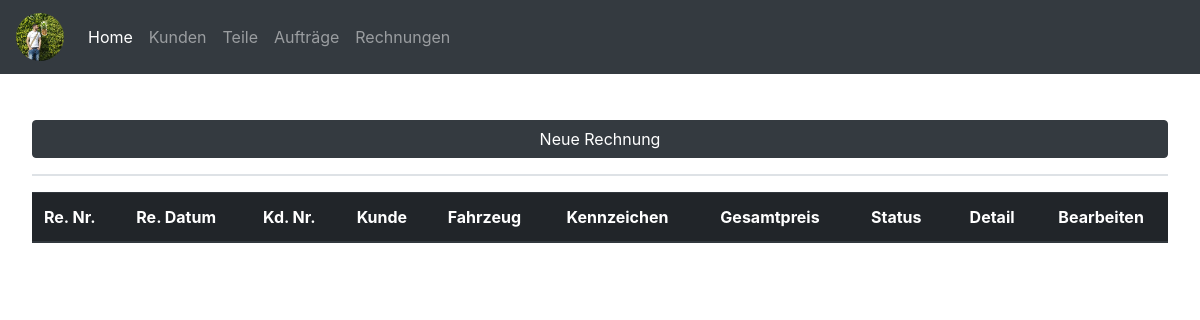
/invoice.php, run on an earlier commit of the app's database.
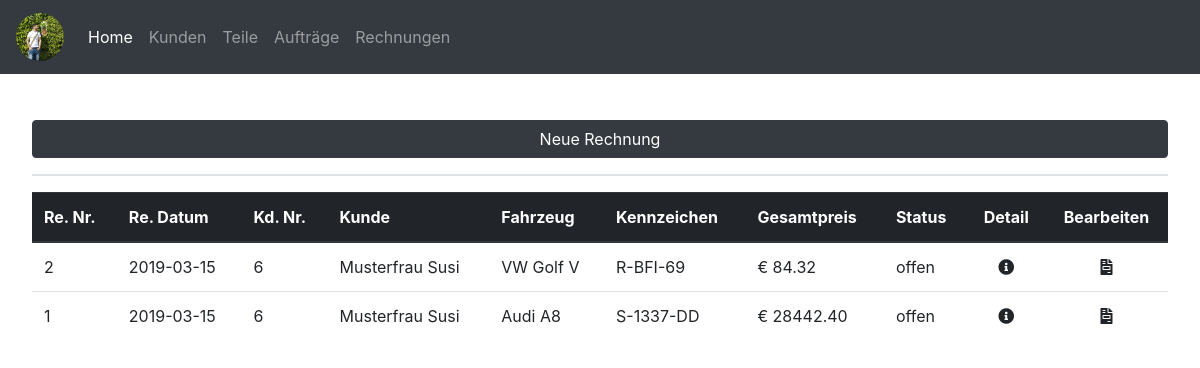
And on a later commit of the database.
### tables this page shows
CREATE TABLE `rechnung` (
  `rechnungid` int(11) NOT NULL,
  `repid` int(11) DEFAULT NULL,
  `rechnungsnummer` int(11) NOT NULL,
  `rechnungsdatum` date NOT NULL,
  `kundenid` int(11) NOT NULL,
  `fahrzeugid` int(11) NOT NULL,
  `summe` float NOT NULL,
  `status` varchar(20) NOT NULL
);

CREATE TABLE `kunde` (
  `kundennummer` int(10) NOT NULL,
  `anrede` varchar(15) NOT NULL,
  `titel` varchar(10) NOT NULL,
  `vorname` varchar(20) NOT NULL,
  `nachname` varchar(20) NOT NULL,
  `gebdat` date NOT NULL,
  `strasse` varchar(50) NOT NULL,
  `plz` int(10) NOT NULL,
  `ort` varchar(50) NOT NULL,
  `telefon` varchar(20) NOT NULL,
  `email` varchar(50) NOT NULL,
  `newsletter` tinyint(1) NOT NULL,
  `kommentar` text NOT NULL,
  `kundeseit` date NOT NULL
);

CREATE TABLE `fahrzeug` (
  `fzid` int(11) NOT NULL,
  `kundeid` int(11) NOT NULL,
  `marke` varchar(20) NOT NULL,
  `type` varchar(20) NOT NULL,
  `kennzeichen` varchar(10) NOT NULL,
  `fahrgestellnummer` varchar(30) NOT NULL,
  `nationalcode` varchar(20) NOT NULL,
  `motorkennzeichen` varchar(4) NOT NULL,
  `getriebekennzeichen` varchar(20) NOT NULL,
  `farbe` varchar(20) NOT NULL,
  `treibstoff` varchar(20) NOT NULL,
  `leistung` int(3) NOT NULL,
  `hubraum` int(5) NOT NULL,
  `erstzulassung` date NOT NULL
);

### invoice.php (the view, shortened to what this page needs)
<?php include('connection.php') ?>
<?php include('header.php') ?>
<button type="button" class="btn btn-dark btn-new-car mb-3 mb-lg-0" data-toggle="modal" data-target="#invoicenewmodal">
    Neue Rechnung
    </button>
<br /><hr />
<table id="invoicetable" class="display table table-hover">
    <thead class="thead-dark">
        <tr>
            <th>Re. Nr.</th>
            <th>Re. Datum</th>
            <th>Kd. Nr.</th>
            <th>Kunde</th>
            <th>Fahrzeug</th>
            <th>Kennzeichen</th>
            <th>Gesamtpreis</th>
            <th>Status</th>
            <th><center>Detail</center></th>
            <th><center>Bearbeiten</center></th>
        </tr>
    </thead>
    <tbody>
    <?php
        $sql = "SELECT  rechnung.rechnungsnummer,
                        rechnung.rechnungsdatum,
                        kunde.kundennummer,
                        kunde.nachname,
                        kunde.vorname,
                        fahrzeug.marke,
                        fahrzeug.type,
                        fahrzeug.kennzeichen,
                        rechnung.summe,
                        rechnung.status
                        FROM rechnung
                        LEFT JOIN kunde
                        ON rechnung.kundenid = kunde.kundennummer
                        LEFT JOIN fahrzeug
                        ON rechnung.fahrzeugid = fahrzeug.fzid
                        #LEFT JOIN rechnungdetails
                        #ON rechnung.rechnungsnummer = rechnungdetails.rechnungsnummer
                        ORDER BY rechnung.rechnungsnummer DESC";
        $result = $pdo->query($sql);
        while($row = $result->fetch())
{
    echo "<tr href='invoicde_detail.php?rechnungsnummer=" . $row['rechnungsnummer']."'>";
    echo "<td>" . $row["rechnungsnummer"] . "</td>";
    echo "<td>" . $row["rechnungsdatum"] . "</td>";
    echo "<td>" . $row["kundennummer"] . "</td>";
    echo "<td>" . $row["nachname"] . " ". $row["vorname"] . "</td>";
    echo "<td>" . $row["marke"] . " ". $row["type"] . "</td>";
    echo "<td>" . $row["kennzeichen"] . "</td>";
    echo "<td>&euro; " . sprintf('%0.2f', $row['summe']) . "</td>";
    echo "<td>" . $row["status"] . "</td>";
    echo "<td><a href='invoice_detail.php?rechnungsnummer=".$row['rechnungsnummer']."'><center><i class='fas fa-info-circle'></i></center></a></td>";
    echo "<td><a  data-toggle='modal' data-target='#invoiceeditmodal" . $row["rechnungsnummer"]."' name='id'><center><i class='fas fa-file-invoice'></i></center></a></td>";
    echo "</tr>";
?>
<?php
}
echo "</tbody>";
echo "</table>";
?>
<?php include('footer.php') ?>

### header.php (shortened to what this page needs)
<!DOCTYPE html>
<html lang="en">
<head>
    <link rel="stylesheet" href="https://stackpath.bootstrapcdn.com/bootstrap/4.1.3/css/bootstrap.min.css">
    <link rel="stylesheet" href="https://use.fontawesome.com/releases/v5.7.0/css/all.css">
    <link rel="stylesheet" href="https://cdn.datatables.net/1.10.19/css/dataTables.bootstrap4.min.css">
    <link rel="stylesheet" href="https://cdn.datatables.net/fixedheader/3.1.4/css/fixedHeader.bootstrap4.min.css">
    <link rel="stylesheet" href="static/css/main.css">
</head>
<body onload="giveActualDate()">
<nav class="navbar navbar-expand-lg navbar-dark bg-dark fixed-top">
  <a class="navbar-brand" href="index.php"><img class="logosmall" src="static/img/pp.jpg" /></a>
  <div class="collapse navbar-collapse" id="navbarNavDropdown">
    <ul class="navbar-nav">
      <li class="nav-item active">
        <a class="nav-link" href="index.php">Home <span class="sr-only">(current)</span></a>
      </li>
      <li class="nav-item">
        <a class="nav-link" href="customer.php">Kunden</a>
      </li>
      <li class="nav-item">
        <a class="nav-link" href="part_list.php">Teile</a>
      </li>
      <li class="nav-item">
        <a class="nav-link" href="contract_list.php">Aufträge</a>
      </li>
      <li class="nav-item">
        <a class="nav-link" href="invoice.php">Rechnungen</a>
      </li>
    </ul>
  </div>
</nav>
<div class="navmargin">

### footer.php (shortened to what this page needs)
</div>
</body>
</html>

### static/css/main.css (style rules this page uses)
body { margin: 0; padding: 0; }
.logosmall { width: 3rem; height: 3rem; border-radius: 50%; display: inline-block; vertical-align: middle; }
.navmargin { margin-top: 6.5rem; margin-left: 2rem; margin-right: 2rem; margin-bottom: 2rem; }
.fas, .far { color: #212529; }
.btn-new-car { margin-top: 1rem; width: 100%; }
hr { border: 1px solid #dee2e6; }

What changed in the data, as far as the page shows it:
added rechnung: rechnungsnummer "2", rechnungsdatum "2019-03-15", kundenid.kundennummer "6", kundenid.nachname "Musterfrau", kundenid.vorname "Susi", fahrzeugid.marke "VW", fahrzeugid.type "Golf V", fahrzeugid.kennzeichen "R-BFI-69", summe "84.32", status "offen"
added rechnung: rechnungsnummer "1", rechnungsdatum "2019-03-15", kundenid.kundennummer "6", kundenid.nachname "Musterfrau", kundenid.vorname "Susi", fahrzeugid.marke "Audi", fahrzeugid.type "A8", fahrzeugid.kennzeichen "S-1337-DD", summe "28442.40", status "offen"
